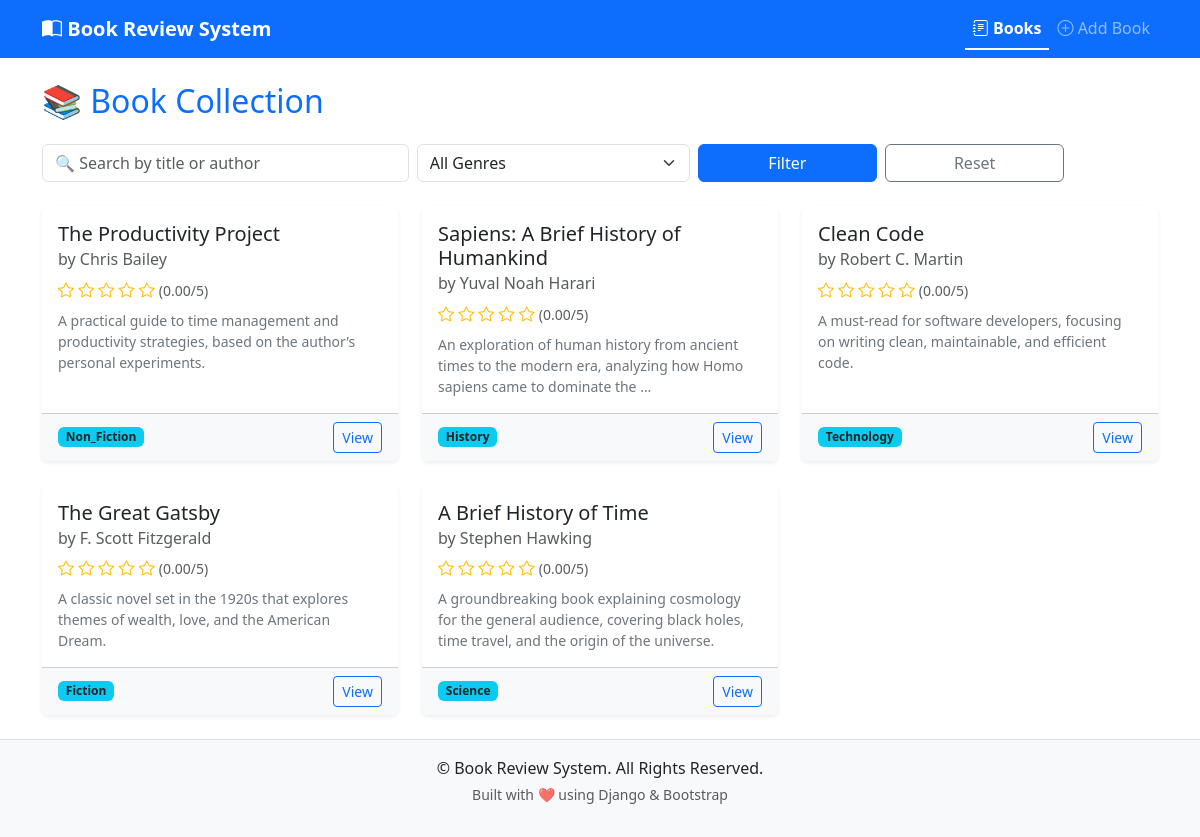
The page / on the database its author committed.
### book/models.py (models this page shows, shortened)
class Book(models.Model):
    GENRE_CHOICES = [
        ('fiction', 'Fiction'),
        ('non_fiction', 'Non-Fiction'),
        ('science', 'Science'),
        ('technology', 'Technology'),
        ('history', 'History'),
        ('other', 'Other'),
    ]
    title = models.CharField(max_length=200)
    author = models.CharField(max_length=200)
    description = models.TextField()
    genre = models.CharField(max_length=20, choices=GENRE_CHOICES)
    isbn = models.CharField('ISBN', max_length=13, unique=True)
    published_date = models.DateField()
    average_rating = models.DecimalField(
        max_digits=3,
        decimal_places=2,
        validators=[MinValueValidator(0), MaxValueValidator(5)],
        default=0
    )
    created_at = models.DateTimeField(auto_now_add=True)
    updated_at = models.DateTimeField(auto_now=True)

### book/views.py (the view)
# urls.py: path('', book_list, name='book-list'),
def book_list(request):
    genre = request.GET.get('genre', '')   # default = ''
    query = request.GET.get('q', '')       # default = ''
    books = Book.objects.all().order_by('-created_at')
    if genre:
        books = books.filter(genre=genre)
    if query:
        books = books.filter(
            Q(title__icontains=query) |
            Q(author__icontains=query)
        )
    paginator = Paginator(books, 5)
    page_number = request.GET.get('page')
    page_obj = paginator.get_page(page_number)
    return render(request, 'book/book_list.html', {
        'page_obj': page_obj,
        'genre': genre,
        'query': query
    })

### book/templates/book/book_list.html (shortened to what this page needs)
{% extends 'book/base.html' %}
{% block content %}
<h2 class="mb-4 text-primary">📚 Book Collection</h2>
<form method="get" class="row g-2 align-items-center mb-4">
  <div class="col-md-4">
    <input type="text" name="q" value="{{ query }}" class="form-control" placeholder="🔍 Search by title or author">
  </div>
  <div class="col-md-3">
    <select name="genre" class="form-select">
      <option value="">All Genres</option>
    </select>
  </div>
  <div class="col-md-2">
    <button type="submit" class="btn btn-primary w-100">Filter</button>
  </div>
  <div class="col-md-2">
    <a href="{% url 'book-list' %}" class="btn btn-outline-secondary w-100">Reset</a>
  </div>
</form>
<div class="row row-cols-1 row-cols-md-3 g-4">
  {% for book in page_obj %}
  <div class="col">
    <div class="card h-100 shadow-sm border-0">
      <div class="card-body">
        <h5 class="card-title text-dark">{{ book.title }}</h5>
        <h6 class="card-subtitle mb-2 text-muted">by {{ book.author }}</h6>
        <p class="mb-2">
          {% with total=5 filled=book.average_rating|floatformat:0 %}
            {% for i in "12345" %}
              {% if forloop.counter <= filled %}
                <i class="bi bi-star-fill text-warning"></i>
              {% else %}
                <i class="bi bi-star text-warning"></i>
              {% endif %}
            {% endfor %}
          {% endwith %}
          <small class="text-muted">({{ book.average_rating }}/5)</small>
        </p>
        <p class="card-text small text-secondary">
          {{ book.description|truncatewords:20 }}
        </p>
      </div>
      <div class="card-footer bg-light d-flex justify-content-between align-items-center">
        <span class="badge bg-info text-dark">{{ book.genre|title }}</span>
        <a href="{% url 'book-detail' book.pk %}" class="btn btn-sm btn-outline-primary">View</a>
      </div>
    </div>
  </div>
  {% empty %}
  <div class="col-12">
    <div class="alert alert-warning">No books available.</div>
  </div>
  {% endfor %}
</div>
{% endblock content %}

### book/templates/book/base.html (shortened to what this page needs)
<!DOCTYPE html>
<html lang="en">
<head>
    <link href="https://cdn.jsdelivr.net/npm/bootstrap@5.3.8/dist/css/bootstrap.min.css" rel="stylesheet">
    <link rel="stylesheet" href="https://cdn.jsdelivr.net/npm/bootstrap-icons@1.11.3/font/bootstrap-icons.css">
</head>
<body>
    <nav class="navbar navbar-expand-lg navbar-dark bg-primary mb-4">
      <div class="container">
        <a class="navbar-brand fw-bold" href="{% url 'book-list' %}">
          <i class="bi bi-book-half"></i> Book Review System
        </a>
        <div class="collapse navbar-collapse" id="navbarSupportedContent">
          <ul class="navbar-nav ms-auto mb-2 mb-lg-0">
            <li class="nav-item">
              <a class="nav-link {% if request.resolver_match.url_name == 'book-list' %}active{% endif %}" href="{% url 'book-list' %}">
                <i class="bi bi-journal-text"></i> Books
              </a>
            </li>
            <li class="nav-item">
              <a class="nav-link {% if request.resolver_match.url_name == 'book-create' %}active{% endif %}" href="{% url 'book-create' %}">
                <i class="bi bi-plus-circle"></i> Add Book
              </a>
            </li>
          </ul>
        </div>
      </div>
    </nav>
    <main class="container mb-4">
        {% block content %}
        {% endblock content %}
    </main>
    <footer class="py-3 mt-auto text-center">
      <div class="container">
        <p class="mb-1">&copy; {{ now|date:"Y" }} Book Review System. All Rights Reserved.</p>
        <p class="text-muted small">Built with ❤️ using Django & Bootstrap</p>
      </div>
    </footer>
</body>
</html>

### book/templates/book/base.html (style rules this page uses)
body { display: flex; flex-direction: column; min-height: 100vh; }
main { flex: 1; }
footer { background: #f8f9fa; border-top: 1px solid #dee2e6; }
.navbar .nav-link.active { font-weight: 600; border-bottom: 2px solid #fff; }

### rows shown on the page
Book: title "The Productivity Project", author "Chris Bailey", average_rating "0.00", description "A practical guide to time management and productivity strategies, based on the author’s personal experiments.", genre "Non_Fiction"
Book: title "Sapiens: A Brief History of Humankind", author "Yuval Noah Harari", average_rating "0.00", description "An exploration of human history from ancient times to the modern era, analyzing how Homo sapiens came to dominate the …", genre "History"
Book: title "Clean Code", author "Robert C. Martin", average_rating "0.00", description "A must-read for software developers, focusing on writing clean, maintainable, and efficient code.", genre "Technology"
Book: title "The Great Gatsby", author "F. Scott Fitzgerald", average_rating "0.00", description "A classic novel set in the 1920s that explores themes of wealth, love, and the American Dream.", genre "Fiction"
Book: title "A Brief History of Time", author "Stephen Hawking", average_rating "0.00", description "A groundbreaking book explaining cosmology for the general audience, covering black holes, time travel, and the origin of the universe.", genre "Science"
